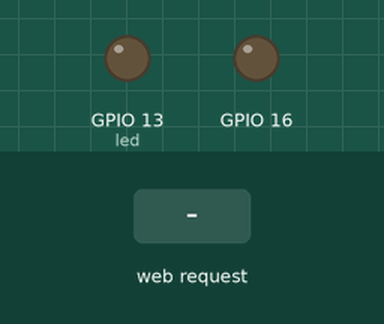
This sketch was run on a simulated ESP8266 (NodeMCU). Shown: output pins drawn as LEDs (lit = HIGH). The inputs (shaded band) are chosen by the test bench. WiFi joins after 1.5 s; servers stay silent unless stated; what the sketch prints to the serial monitor is not drawn.

Above: at 2.7 s.
2.8 s: HTTP request GET /on received
At 3.6 s:
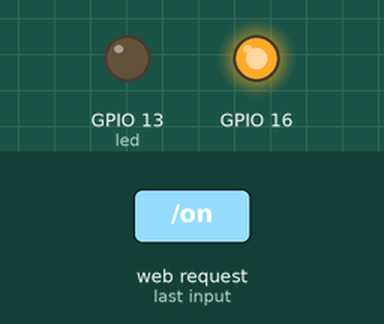
Timing chart, 0 to 5.8 s (numbered marks = the images above; inputs shaded):
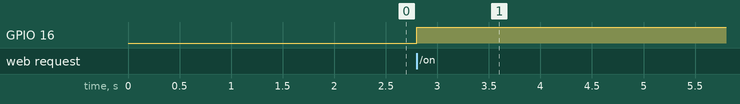

Measured:
- after the input at 2.8 s, GPIO 16: LOW → HIGH at once

The sketch:

turn_on_led_with_hotspot.ino
```cpp
#include <ESP8266WiFi.h>
#include <WiFiClient.h>
#include <ESP8266WebServer.h>
#include <ESP8266mDNS.h>

int turned_on = 0;

const char* ssid = "behzad";
//const char* password = "13781999";

ESP8266WebServer server(80);

const int led = 13;

void handleRoot() {
  digitalWrite(led, 1);
  server.send(200, "text/plain", "hello from behzad");
  digitalWrite(led, 0);
}

void handleNotFound(){
  digitalWrite(led, 1);
  String message = "File Not Found\n\n";
  message += "URI: ";
  message += server.uri();
  message += "\nMethod: ";
  message += (server.method() == HTTP_GET)?"GET":"POST";
  message += "\nArguments: ";
  message += server.args();
  message += "\n";
  for (uint8_t i=0; i<server.args(); i++){
    message += " " + server.argName(i) + ": " + server.arg(i) + "\n";
  }
  server.send(404, "text/plain", message);
  digitalWrite(led, 0);
}

void setup(void){
  pinMode(led, OUTPUT);
  digitalWrite(led, 0);
  Serial.begin(115200);
  WiFi.mode(WIFI_STA);
  WiFi.begin(ssid); // password
  Serial.println("");

  pinMode(16,OUTPUT);

  // Wait for connection
  while (WiFi.status() != WL_CONNECTED) {
    delay(500);
    Serial.print(".");
  }
  Serial.println("");
  Serial.print("Connected to ");
  Serial.println(ssid);
  Serial.print("IP address: ");
  Serial.println(WiFi.localIP());

  if (MDNS.begin("esp8266")) {
    Serial.println("MDNS responder started");
  }

  server.on("/", handleRoot);
//***************************************
  server.on("/on", [](){
    if(turned_on) turned_on = 0;
    else turned_on = 1;

    if(turned_on)
      digitalWrite(16,HIGH);
    else
      digitalWrite(16,LOW);
  });
//***************************************

  server.onNotFound(handleNotFound);

  server.begin();
  Serial.println("HTTP server started");
}

void loop(void){

  server.handleClient();

}
```
